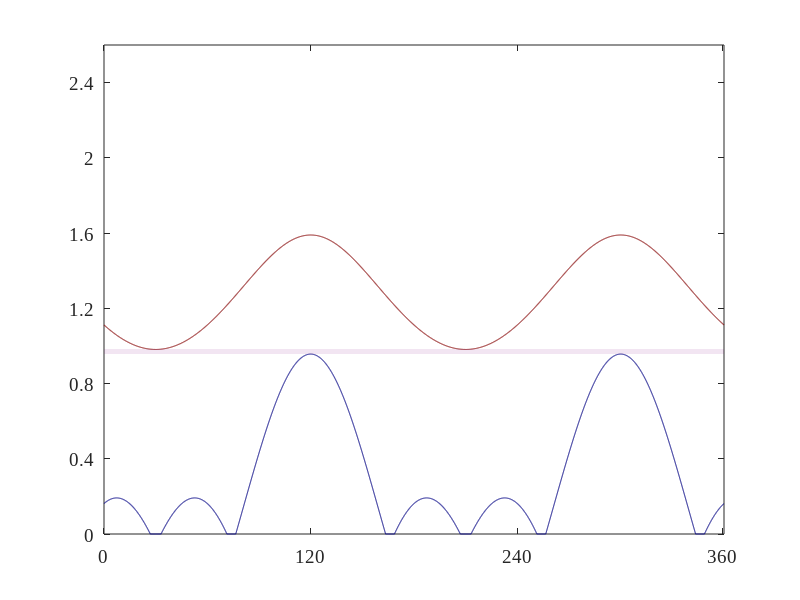

The MATLAB script that drew this image: (Note: this script raises an error after producing the figure.)
theta_f1=0:0.001:2*pi;
dead_time=0.0;

m=0.97;
n=0;
D1=(1+m*sin(theta_f1)+(n/6)*sawtooth(3*theta_f1+pi/2,1/2))/2;
D1(D1<dead_time)=dead_time;
D1(D1>(1-dead_time))=1-dead_time;
% S1=(2/pi)*sin(pi*D1)*cos(theta_c);
S1=(2/pi)*sin(pi*(D1));
theta_f2=theta_f1-2*pi/3;
D2=(1+m*sin(theta_f2)+(n/6)*sawtooth(3*theta_f2+pi/2,1/2))/2;
D2(D2<dead_time)=dead_time;
D2(D2>(1-dead_time))=1-dead_time;
D2=(1+m*sin(theta_f2)+(n/6)*sawtooth(3*theta_f2+pi/2,1/2))/2;
S2=(2/pi)*sin(pi*(D2));

theta_f3=theta_f1+2*pi/3;
D3=(1+m*sin(theta_f3)+(n/6)*sawtooth(3*theta_f3+pi/2,1/2))/2;
D3(D3<dead_time)=dead_time;
D3(D3>(1-dead_time))=1-dead_time;
D3=(1+m*sin(theta_f3)+(n/6)*sawtooth(3*theta_f3+pi/2,1/2))/2;
S3=(2/pi)*sin(pi*(D3));


figure1 = figure('Position', [0 0 400 300]);
axes1 = axes('Parent',figure1);
hold(axes1,'on');
% plot(theta_f1*180/pi,S1,'r')
% hold on;
% plot(theta_f1*180/pi,S2,'b')
% hold on;
S=zeros(size(S1));
for i=1:length(S1)
    if (abs(S1(i)-S3(i))<2*S2(i)) && (S1(i)+S3(i)> 2*S2(i))
    S(i)=0;
    elseif abs(S1(i)-S3(i))> 2*S2(i)
%     S(i)=S1(i)-S2(i)-S3(i)-S2(i);   
%      S(i)= abs(S1(i)+S3(i))-abs(2*S2(i));
     S(i)= abs(S1(i)-S3(i))-2*S2(i);
   
    elseif (S1(i)+S3(i)< 2*S2(i))    
%        S(i)= abs(S1(i)-S3(i))-abs(2*S2(i));
        S(i)= -abs(S1(i)+S3(i))+2*S2(i);
%         S(i)=0;
    end

end

plot(theta_f1*180/pi,S,'color',[0 0 0.5])
hold on;
% plot(theta_f1*180/pi,-abs(S1+S2)+abs(S3-S2),'b')
hold on;
plot(theta_f1*180/pi,abs(S1+2*S2+S3),'color',[0.5 0 0])

x = min(abs(S1+2*S2+S3))*ones(size(theta_f1));
% y=max(abs(S1-S2)-abs(S3+S2))*ones(size(theta_f1));
y=max(S)*ones(size(theta_f1));

patch('Parent',axes1, 'XData', [theta_f1*180/pi fliplr(theta_f1*180/pi)],'YData', [x fliplr(y)],'FaceColor',[0.5 0 0.5],...
    'EdgeColor','none','FaceAlpha',0.1)

box(axes1,'on');
hold(axes1,'off');

xlim([0 360])
ylim([0 2.6])

set(axes1,'XTick',[0 120 240 359], ...
    'XTickLabel',{'0','120','240','360'}, ...
    'YTick',[0 0.4 0.8 1.2 1.6 2 2.4], ...
    'YTickLabel',{'0','0.4','0.8','1.2','1.6','2','2.4'}, ...
    'FontName','TimesNewRoman','FontSize',14);

legend1 = legend(axes1,'show',{'Minimum','Maximum'},'interpreter','Latex','FontName','TimesNewRoman','FontSize',10);
set(legend1,...
    'Location','Best',...
    'EdgeColor','none',...
    'Color','white');

ylabel({'$\hat {S_{ABC}}_{f_s}$'},'interpreter','latex','FontName','Times New Roman',...
    'FontSize',18);

% Create xlabel
xlabel('Fundamental Phase ($^o$)','interpreter','latex','FontName','Times New Roman',...
    'FontSize',15);
